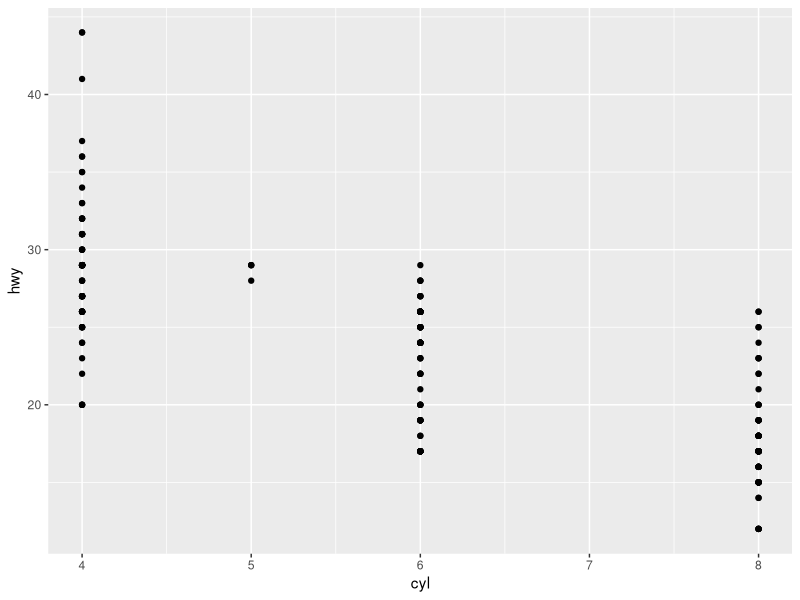
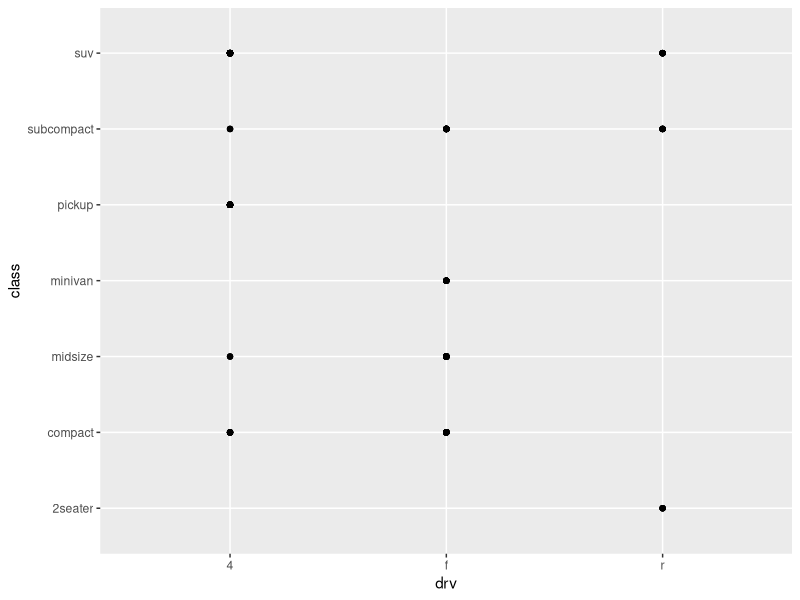
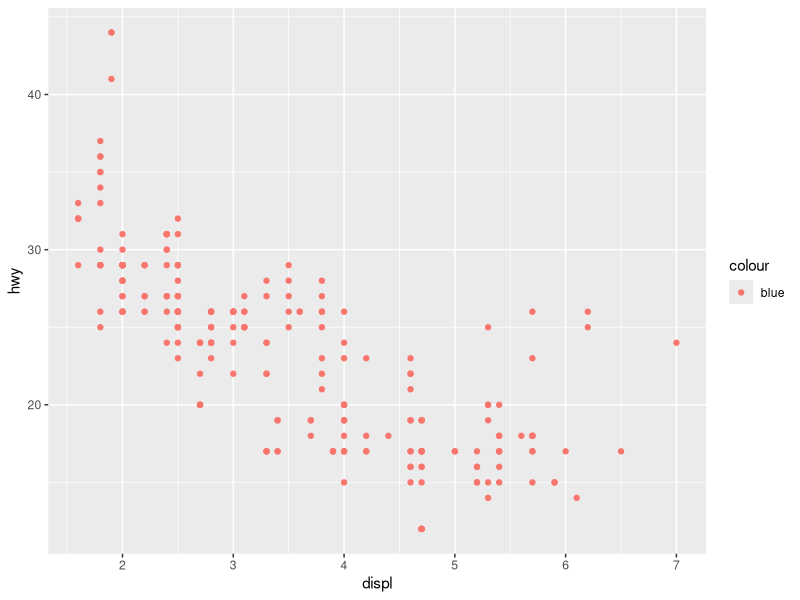
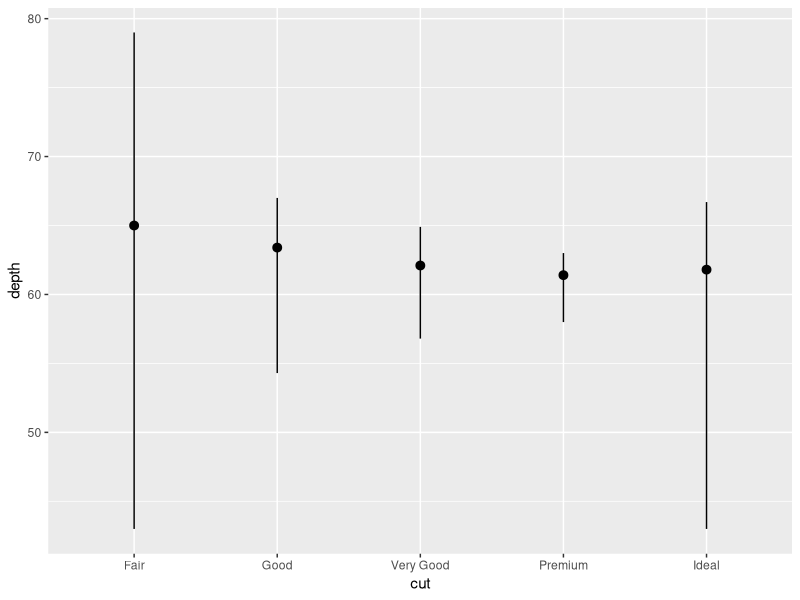
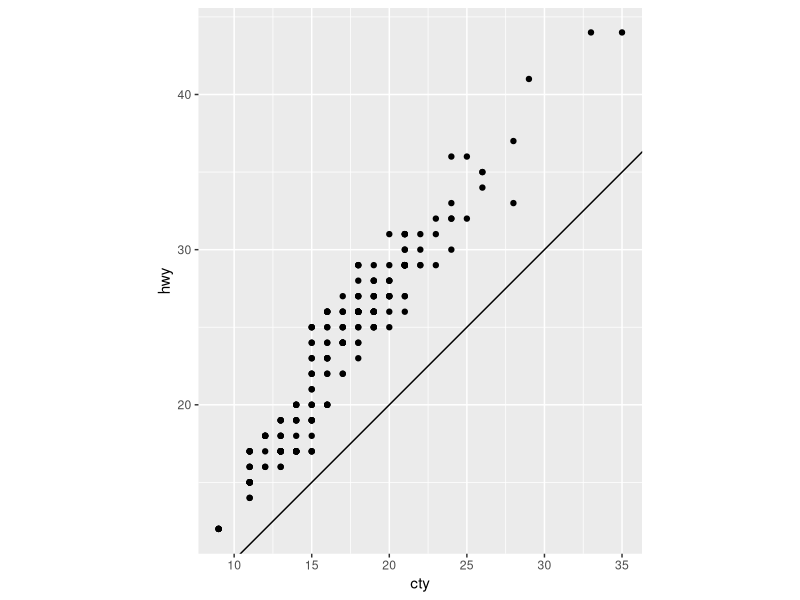
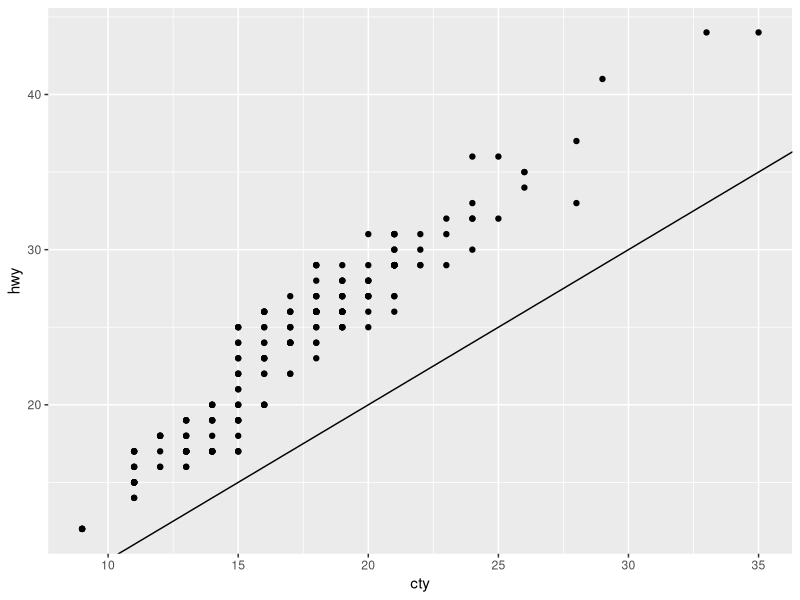
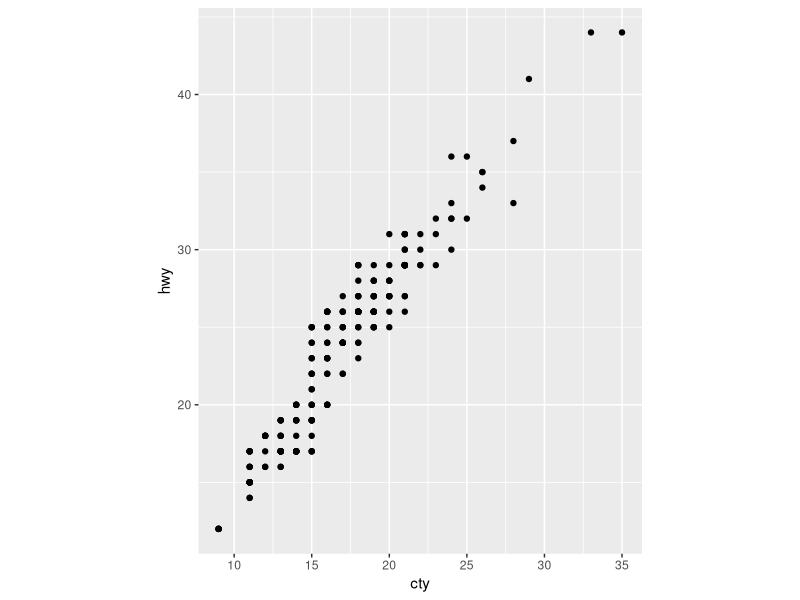

Here is the R script that generated these plots, in order:
library(ggplot2)

# Exercise 2
ggplot(data = mpg, aes(x = cyl, y = hwy)) +
  geom_point()

# Exercise 3
#|: class vs drv
ggplot(data = mpg, aes(x = drv, y = class)) +
  geom_point()

# Exercise 4
#| label: ex-4
ggplot(data = mpg) + 
  geom_point(aes(x = displ, y = hwy, color = "blue"))


# Exercise 15
ggplot(data = diamonds) + 
  geom_pointrange(
    mapping = aes(x = cut, y = depth),
    fun.min = min,
    fun.max = max,
    fun = median,
    stat = "summary"
  )


# Exercise 20

ggplot(data = mpg, mapping = aes(x = cty, y = hwy)) +
  geom_point() + 
  geom_abline() +
  coord_fixed()

ggplot(data = mpg, mapping = aes(x = cty, y = hwy)) +
  geom_point() + 
  geom_abline()

ggplot(data = mpg, mapping = aes(x = cty, y = hwy)) +
  geom_point() + 
  coord_fixed()
